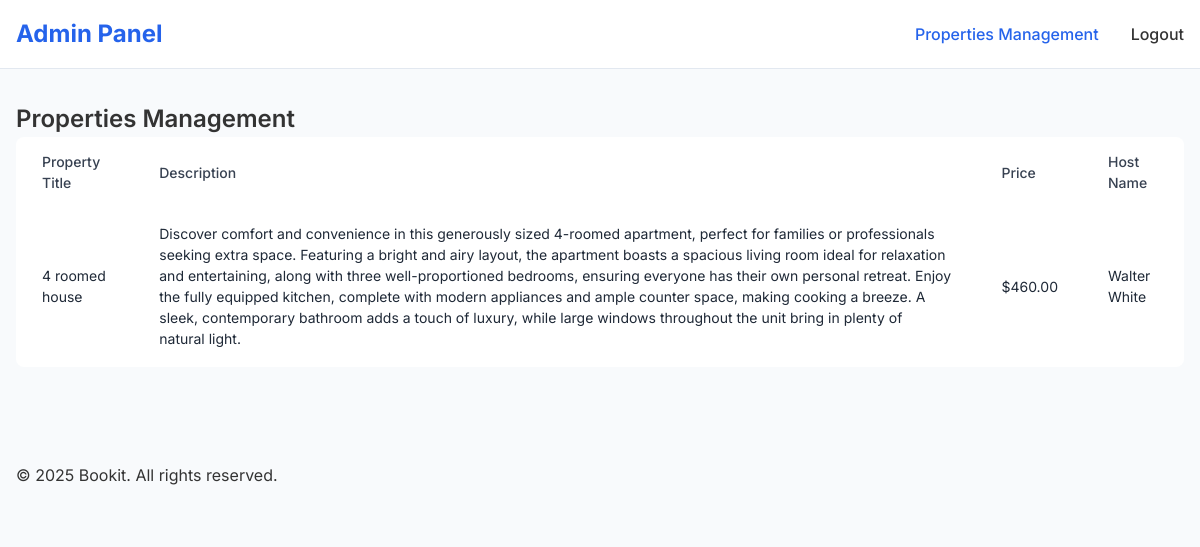
The page /manage_properties.php on the database its author committed.
### tables this page shows
CREATE TABLE IF NOT EXISTS `listings` (
  `id` int NOT NULL AUTO_INCREMENT,
  `title` varchar(255) NOT NULL,
  `type` varchar(50) NOT NULL,
  `price` decimal(10,2) NOT NULL,
  `bedrooms` int NOT NULL,
  `bathrooms` int NOT NULL,
  `address` varchar(255) NOT NULL,
  `city` varchar(100) NOT NULL,
  `state` varchar(100) NOT NULL,
  `zip` varchar(20) NOT NULL,
  `country` varchar(100) NOT NULL,
  `description` text NOT NULL,
  `amenities` text,
  `rental_conditions` varchar(255) DEFAULT NULL,
  `created_at` timestamp NULL DEFAULT CURRENT_TIMESTAMP,
  `host_id` int DEFAULT NULL,
  PRIMARY KEY (`id`),
  KEY `fk_host` (`host_id`)
);

CREATE TABLE IF NOT EXISTS `users` (
  `id` int NOT NULL AUTO_INCREMENT,
  `first_name` varchar(50) NOT NULL,
  `last_name` varchar(50) NOT NULL,
  `email` varchar(100) NOT NULL,
  `country_code` varchar(5) NOT NULL,
  `phone` varchar(15) NOT NULL,
  `username` varchar(50) NOT NULL,
  `password_hash` varchar(255) NOT NULL,
  `agreed_to_terms` tinyint(1) DEFAULT '0',
  `created_at` timestamp NULL DEFAULT CURRENT_TIMESTAMP,
  PRIMARY KEY (`id`),
  UNIQUE KEY `email` (`email`),
  UNIQUE KEY `username` (`username`)
);

### manage_properties.php (the view, shortened to what this page needs)
<?php
include 'db_connect.php';
$propertyQuery = $conn->prepare("
    SELECT listings.id, listings.title, listings.description, listings.price,
           users.first_name, users.last_name, users.username
    FROM listings
    JOIN users ON listings.host_id = users.id
");
$propertyQuery->execute();
$propertyResult = $propertyQuery->get_result();
$properties = $propertyResult->fetch_all(MYSQLI_ASSOC);
?>
<!DOCTYPE html>
<html lang="en">
<head>
  <link rel="stylesheet" href="dashboard.css">
  <link rel="stylesheet" href="style.css">
</head>
<body>
  <div class="flex flex-col min-h-screen">
    <header class="site-header">
      <div class="container">
        <div class="header-inner">
          <div class="logo">
            <a href="admin_dashboard.php">
              <span class="logo-text">Admin Panel</span>
            </a>
          </div>
          <nav class="desktop-nav">
            <a href="properties_management.php" class="nav-link active">Properties Management</a>
            <a href="logout.php" class="nav-link">Logout</a>
          </nav>
        </div>
      </div>
    </header>
    <main class="flex-grow">
      <div class="container mx-auto px-4 py-8">
        <h1 class="text-2xl font-semibold">Properties Management</h1>
        <div class="mt-6">
          <table class="min-w-full bg-white shadow-md rounded-lg overflow-hidden">
            <thead class="bg-gray-100 border-b">
              <tr>
                <th class="text-left px-6 py-3 text-sm font-medium text-gray-700">Property Title</th>
                <th class="text-left px-6 py-3 text-sm font-medium text-gray-700">Description</th>
                <th class="text-left px-6 py-3 text-sm font-medium text-gray-700">Price</th>
                <th class="text-left px-6 py-3 text-sm font-medium text-gray-700">Host Name</th>
              </tr>
            </thead>
            <tbody>
              <?php foreach ($properties as $property): ?>
                <tr class="border-b hover:bg-gray-50">
                  <td class="px-6 py-4 text-sm text-gray-800"><?php echo htmlspecialchars($property['title']); ?></td>
                  <td class="px-6 py-4 text-sm text-gray-800"><?php echo htmlspecialchars($property['description']); ?></td>
                  <td class="px-6 py-4 text-sm text-gray-800">$<?php echo htmlspecialchars($property['price']); ?></td>
                  <td class="px-6 py-4 text-sm text-gray-800"><?php echo htmlspecialchars($property['first_name'] . ' ' . $property['last_name']); ?></td>
                </tr>
              <?php endforeach; ?>
            </tbody>
          </table>
        </div>
      </div>
    </main>
    <footer class="site-footer">
      <div class="container">
        <p>© 2025 Bookit. All rights reserved.</p>
      </div>
    </footer>
  </div>
</body>
</html>

### style.css (style rules this page uses)
:root { --background: 0 0% 100%; --foreground: 222.2 84% 4.9%; --primary: #2563eb; --primary-hover: #1d4ed8; --secondary: #f1f5f9; --accent: #3b82f6; --dark: #0f172a; --border: #e2e8f0; --input: #e2e8f0; --radius: 0.5rem; --card: white; --card-foreground: #222; --muted: #f1f5f9; --muted-foreground: #64748b; }
* { margin: 0; padding: 0; box-sizing: border-box; }
body { font-family: 'Inter', sans-serif; line-height: 1.5; color: #333; background-color: #fff; }
.container { width: 100%; max-width: 1200px; margin-left: auto; margin-right: auto; padding-left: 1rem; padding-right: 1rem; }
a { color: inherit; text-decoration: none; }
.site-header { position: sticky; top: 0; left: 0; right: 0; z-index: 50; background-color: white; border-bottom: 1px solid var(--border); padding: 1rem 0; }
.header-inner { display: flex; align-items: center; justify-content: space-between; }
.logo { font-size: 1.5rem; font-weight: 700; color: var(--primary); }
.desktop-nav { display: none; }
.desktop-nav a { margin-left: 2rem; font-weight: 500; transition: color 0.2s; }
.desktop-nav a:hover, .desktop-nav a.active { color: var(--primary); }
.site-footer { background-color: #f8fafc; padding-top: 4rem; padding-bottom: 2rem; }
@media (min-width: 768px) { .desktop-nav { display: flex; } }
:root { --background: 0 0% 100%; --foreground: 222.2 84% 4.9%; --primary: #2563eb; --primary-hover: #1d4ed8; --secondary: #f1f5f9; --accent: #3b82f6; --dark: #0f172a; --border: #e2e8f0; --input: #e2e8f0; --radius: 0.5rem; --card: white; --card-foreground: #222; --muted: #f1f5f9; --muted-foreground: #64748b; --gray-100: #F3F4F6; --gray-200: #E5E7EB; --gray-300: #D1D5DB; --gray-500: #6B7280; --gray-700: #374151; --green-100: #DCFCE7; --green-500: #22C55E; --green-600: #16A34A; --green-800: #166534; --yellow-100: #FEF9C3; --yellow-800: #854D0E; --red-100: #FEE2E2; --red-500: #EF4444; --red-600: #DC2626; --red-800: #991B1B; }
body { font-family: 'Inter', sans-serif; line-height: 1.5; color: #333; background-color: #f8fafc; }
.container { max-width: 1200px; margin: 0 auto; }
.flex { display: flex; }
.flex-col { flex-direction: column; }
.px-4 { padding-left: 1rem; padding-right: 1rem; }
.py-8 { padding-top: 2rem; padding-bottom: 2rem; }
.font-medium { font-weight: 500; }
.font-semibold { font-weight: 600; }
.text-sm { font-size: 0.875rem; }
.text-2xl { font-size: 1.5rem; }
.text-gray-700 { color: var(--gray-700); }
.text-gray-800 { color: #1F2937; }
.bg-white { background-color: white; }
.rounded-lg { border-radius: 0.5rem; }
.border-b { border-bottom: 1px solid var(--border); }
.min-h-screen { min-height: 100vh; }
.mx-auto { margin-left: auto; margin-right: auto; }
.px-6 { padding-left: 1.5rem; padding-right: 1.5rem; }
.py-4 { padding-top: 1rem; padding-bottom: 1rem; }
.py-3 { padding-top: 0.75rem; padding-bottom: 0.75rem; }
.text-left { text-align: left; }
.min-w-full { min-width: 100%; }

### rows shown on the page
listings: title "4 roomed house", description "Discover comfort and convenience in this generously sized 4-roomed apartment, perfect for families or professionals seeking extra space. Featuring a bright and airy layout, the apartment boasts a spacious living room ideal for relaxation and entertaining, along with three well-proportioned bedrooms, ensuring everyone has their own personal retreat. Enjoy the fully equipped kitchen, complete with modern appliances and ample counter space, making cooking a breeze. A sleek, contemporary bathroom adds a touch of luxury, while large windows throughout the unit bring in plenty of natural light.", price "460.00", users.first_name+last_name "Walter White"
